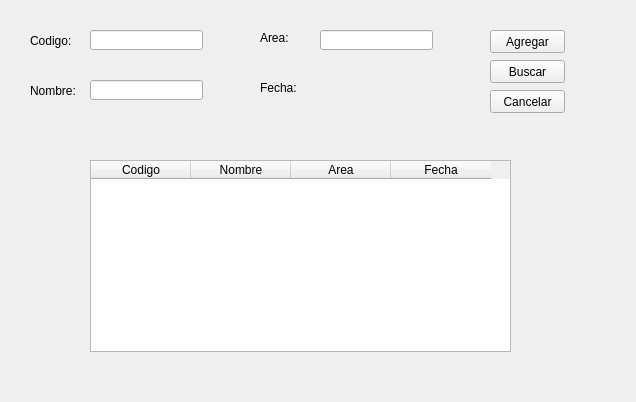
<?xml version="1.0" encoding="UTF-8"?>
<ui version="4.0">
 <class>MainWindow</class>
 <widget class="QMainWindow" name="MainWindow">
  <property name="geometry">
   <rect>
    <x>0</x>
    <y>0</y>
    <width>636</width>
    <height>402</height>
   </rect>
  </property>
  <property name="windowTitle">
   <string>MainWindow</string>
  </property>
  <property name="animated">
   <bool>true</bool>
  </property>
  <property name="documentMode">
   <bool>false</bool>
  </property>
  <property name="tabShape">
   <enum>QTabWidget::Triangular</enum>
  </property>
  <property name="dockNestingEnabled">
   <bool>false</bool>
  </property>
  <widget class="QWidget" name="centralwidget">
   <widget class="QLabel" name="label">
    <property name="geometry">
     <rect>
      <x>30</x>
      <y>30</y>
      <width>51</width>
      <height>21</height>
     </rect>
    </property>
    <property name="text">
     <string>Codigo:</string>
    </property>
   </widget>
   <widget class="QLineEdit" name="lneCodigo">
    <property name="geometry">
     <rect>
      <x>90</x>
      <y>30</y>
      <width>113</width>
      <height>20</height>
     </rect>
    </property>
   </widget>
   <widget class="QLineEdit" name="lneNombre">
    <property name="geometry">
     <rect>
      <x>90</x>
      <y>80</y>
      <width>113</width>
      <height>20</height>
     </rect>
    </property>
    <property name="dragEnabled">
     <bool>false</bool>
    </property>
    <property name="readOnly">
     <bool>true</bool>
    </property>
    <property name="clearButtonEnabled">
     <bool>false</bool>
    </property>
   </widget>
   <widget class="QLabel" name="label_2">
    <property name="geometry">
     <rect>
      <x>30</x>
      <y>80</y>
      <width>51</width>
      <height>21</height>
     </rect>
    </property>
    <property name="text">
     <string>Nombre:</string>
    </property>
   </widget>
   <widget class="QLabel" name="label_3">
    <property name="geometry">
     <rect>
      <x>260</x>
      <y>30</y>
      <width>41</width>
      <height>16</height>
     </rect>
    </property>
    <property name="text">
     <string>Area:</string>
    </property>
   </widget>
   <widget class="QLineEdit" name="lneArea">
    <property name="geometry">
     <rect>
      <x>320</x>
      <y>30</y>
      <width>113</width>
      <height>20</height>
     </rect>
    </property>
    <property name="dragEnabled">
     <bool>false</bool>
    </property>
    <property name="readOnly">
     <bool>true</bool>
    </property>
    <property name="clearButtonEnabled">
     <bool>false</bool>
    </property>
   </widget>
   <widget class="QLabel" name="label_4">
    <property name="geometry">
     <rect>
      <x>260</x>
      <y>80</y>
      <width>51</width>
      <height>16</height>
     </rect>
    </property>
    <property name="text">
     <string>Fecha:</string>
    </property>
   </widget>
   <widget class="QTableWidget" name="tblHorario">
    <property name="geometry">
     <rect>
      <x>90</x>
      <y>160</y>
      <width>421</width>
      <height>192</height>
     </rect>
    </property>
    <column>
     <property name="text">
      <string>Codigo</string>
     </property>
    </column>
    <column>
     <property name="text">
      <string>Nombre</string>
     </property>
    </column>
    <column>
     <property name="text">
      <string>Area</string>
     </property>
    </column>
    <column>
     <property name="text">
      <string>Fecha</string>
     </property>
    </column>
   </widget>
   <widget class="QPushButton" name="btnAgregar">
    <property name="geometry">
     <rect>
      <x>490</x>
      <y>30</y>
      <width>75</width>
      <height>23</height>
     </rect>
    </property>
    <property name="text">
     <string>Agregar</string>
    </property>
   </widget>
   <widget class="QPushButton" name="btnCancelar">
    <property name="geometry">
     <rect>
      <x>490</x>
      <y>90</y>
      <width>75</width>
      <height>23</height>
     </rect>
    </property>
    <property name="text">
     <string>Cancelar</string>
    </property>
   </widget>
   <widget class="QLabel" name="txeFecha">
    <property name="geometry">
     <rect>
      <x>320</x>
      <y>80</y>
      <width>131</width>
      <height>21</height>
     </rect>
    </property>
    <property name="text">
     <string/>
    </property>
   </widget>
   <widget class="QPushButton" name="btnBuscar">
    <property name="geometry">
     <rect>
      <x>490</x>
      <y>60</y>
      <width>75</width>
      <height>23</height>
     </rect>
    </property>
    <property name="text">
     <string>Buscar</string>
    </property>
   </widget>
   <widget class="QLabel" name="lneError">
    <property name="geometry">
     <rect>
      <x>120</x>
      <y>120</y>
      <width>371</width>
      <height>31</height>
     </rect>
    </property>
    <property name="mouseTracking">
     <bool>false</bool>
    </property>
    <property name="toolTip">
     <string>&lt;html&gt;&lt;head/&gt;&lt;body&gt;&lt;p&gt;&lt;span style=&quot; color:#ff0000;&quot;&gt;aa&lt;/span&gt;&lt;/p&gt;&lt;/body&gt;&lt;/html&gt;</string>
    </property>
    <property name="autoFillBackground">
     <bool>false</bool>
    </property>
    <property name="styleSheet">
     <string notr="true">color:rgb(255, 0, 0)</string>
    </property>
    <property name="text">
     <string/>
    </property>
   </widget>
  </widget>
 </widget>
 <resources/>
 <connections/>
</ui>
